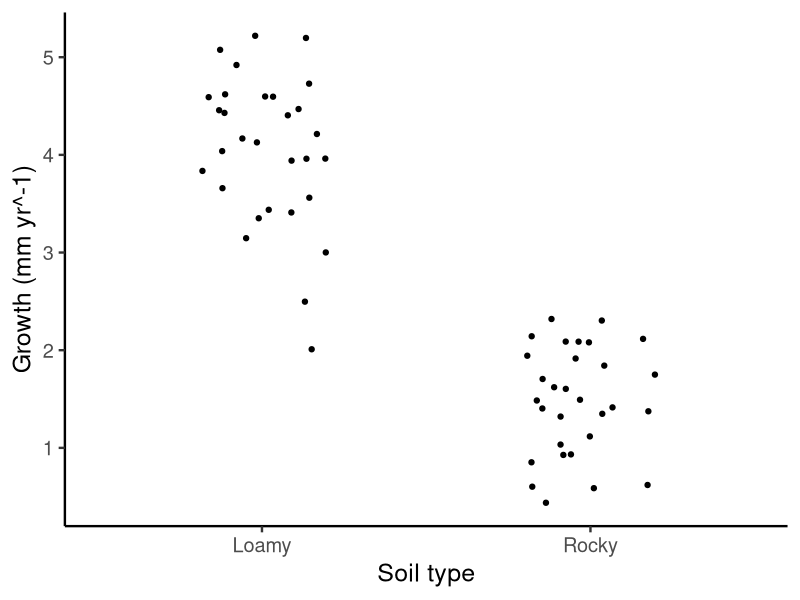
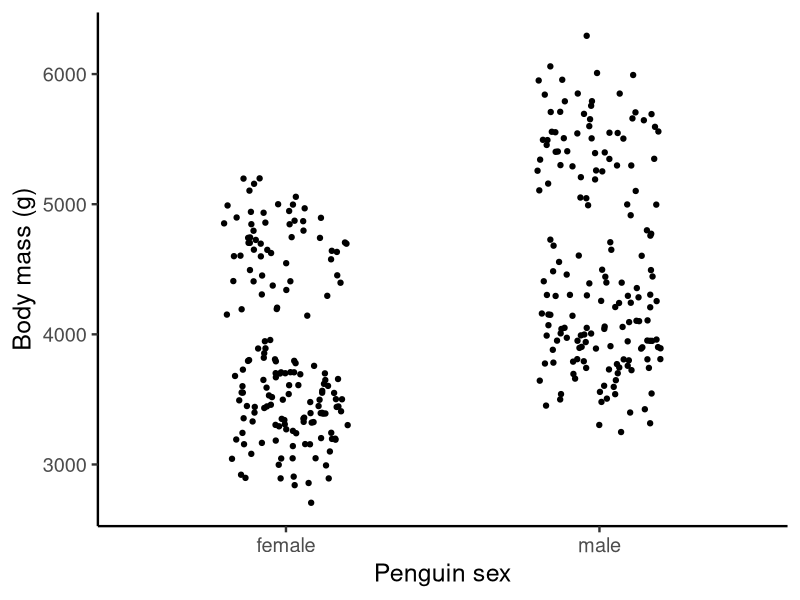
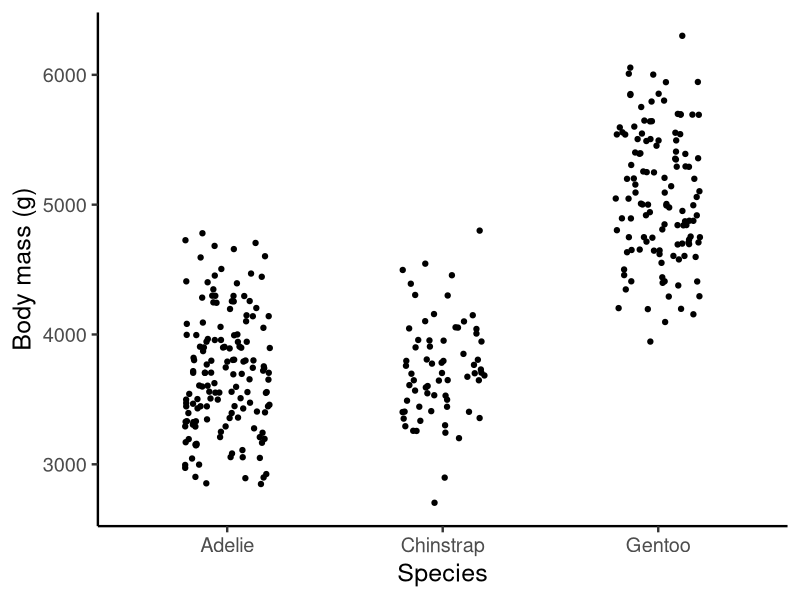
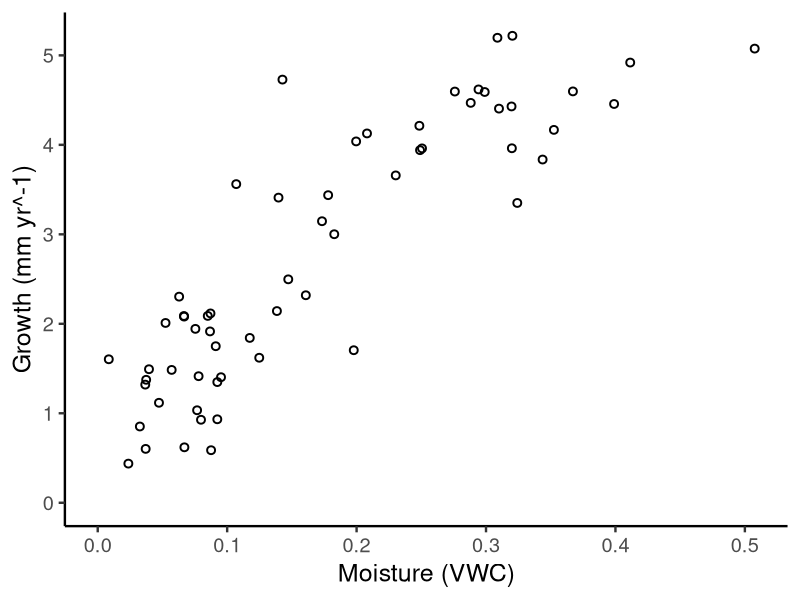
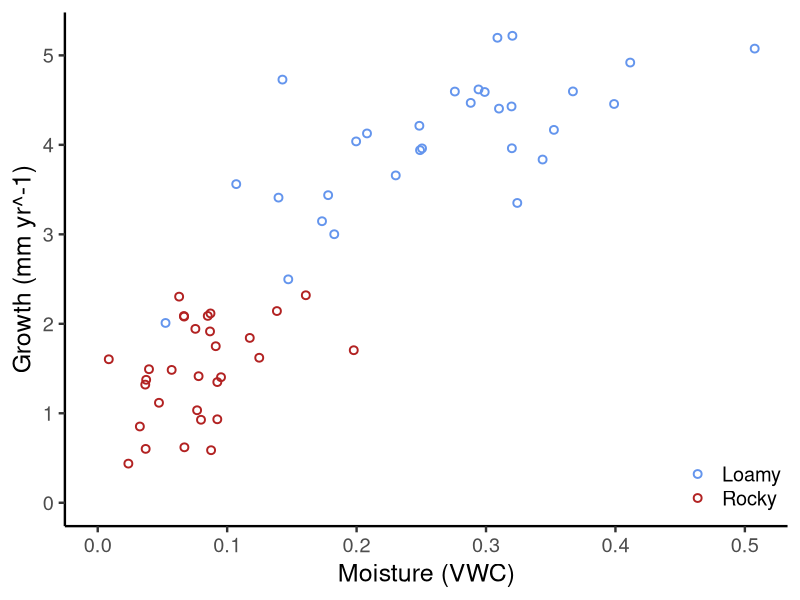
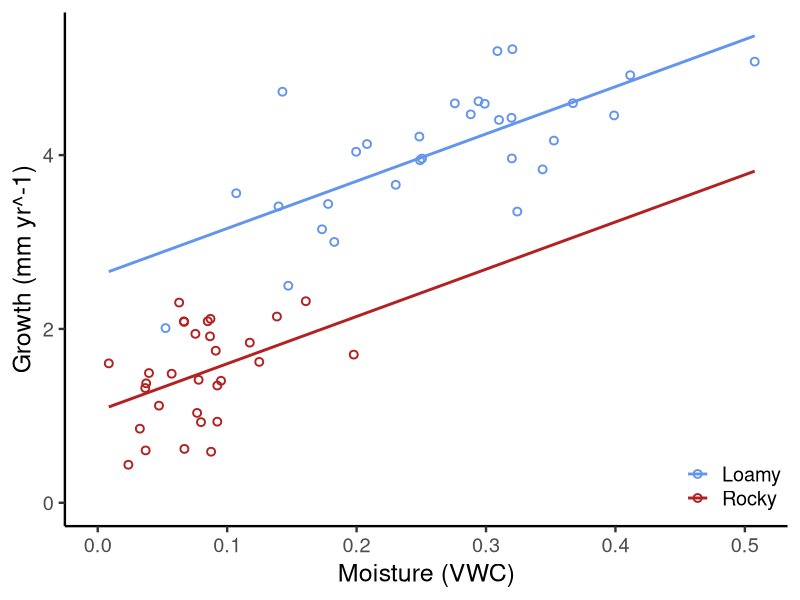
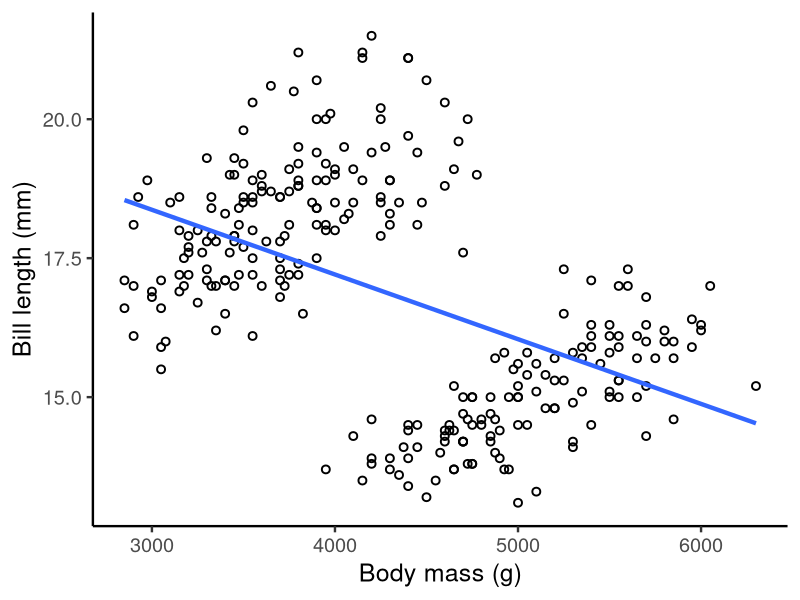
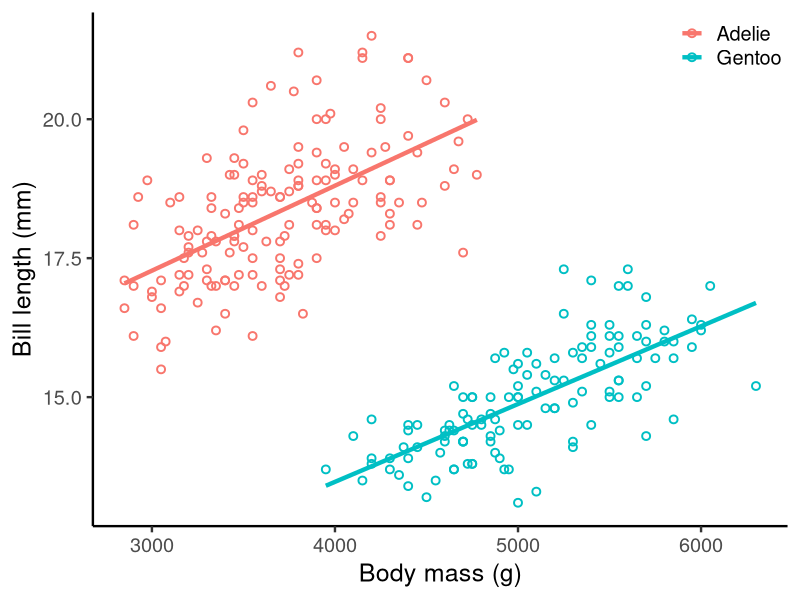

Here is the R script that generated these plots, in order:
library(tidyverse)
theme_set(theme_classic(18))
set.seed(321)

# Oak example

# Number of oaks
n <- 60

# simulate data
beta_0 <- 2.5   # intercept
beta_1 <- -1.5   # soil = rocky
beta_2 <- 6   # moisture
sigma <- 0.6
oak_data <- tibble(
  soil = rep(c("Loamy", "Rocky"), each = n / 2),
  moisture_vwc = rbeta(n, 
                       shape1 = ifelse(soil == "Loamy", 4.3, 3.2),
                       shape2 = ifelse(soil == "Loamy", 12, 40)),
  growth_mean = beta_0 + beta_1 * (soil == "Rocky") + beta_2 * moisture_vwc,
  growth_mm_yr = rnorm(n, growth_mean, sigma)
)


# growth by soil
ggplot(oak_data, aes(soil, growth_mm_yr)) +
  geom_jitter(width = 0.2) +
  labs(x = "Soil type",
       y = "Growth (mm yr^-1)")

summary(lm(growth_mm_yr ~ soil, data = oak_data))


## Example for students
library(palmerpenguins)
ggplot(drop_na(penguins, sex), aes(sex, body_mass_g)) +
  geom_jitter(width = 0.2) +
  labs(x = "Penguin sex",
       y = "Body mass (g)")

summary(lm(body_mass_g ~ sex, data = penguins))

ggplot(drop_na(penguins, species, body_mass_g), aes(species, body_mass_g)) +
  geom_jitter(width = 0.2) +
  labs(x = "Species",
       y = "Body mass (g)")

summary(lm(body_mass_g ~ species, data = penguins))


betas <- tibble(
  soil = c("Loamy", "Rocky"),
  beta_0 = c(beta_0, beta_0 + beta_1),
  beta_2 = c(beta_2, beta_2)
)

# Continuous predictor
ggplot(oak_data, aes(moisture_vwc, growth_mm_yr)) +
  geom_point(shape = 21, size = 2, stroke = 1) +
  labs(x = "Moisture (VWC)",
       y = "Growth (mm yr^-1)") +
  expand_limits(x = 0, y = 0) 

ggplot(oak_data, aes(moisture_vwc, growth_mm_yr, color = soil)) +
  geom_point(shape = 21, size = 2, stroke = 1) +
  scale_color_manual(values = c("cornflowerblue", "firebrick")) +
  labs(x = "Moisture (VWC)",
       y = "Growth (mm yr^-1)") +
  expand_limits(x = 0, y = 0) +
  theme(legend.position = "inside",
        legend.position.inside = c(1, 0),
        legend.justification = c(0.95, -0.05),
        legend.title = element_blank())
  

# Example OLS regression
oak_mod1 <- lm(growth_mm_yr ~ moisture_vwc, data = oak_data)
summary(oak_mod1)
oak_mod2 <- lm(growth_mm_yr ~ moisture_vwc + soil, data = oak_data)
summary(oak_mod2)

oak_pred <- expand_grid(moisture_vwc = range(oak_data$moisture_vwc),
                        soil = unique(oak_data$soil)) %>% 
  mutate(growth_mm_yr = predict(oak_mod2, .))
ggplot(oak_data, aes(moisture_vwc, growth_mm_yr, color = soil)) +
  geom_point(shape = 21, size = 2, stroke = 1) +
  geom_line(data = oak_pred, linewidth = 1) +
  scale_color_manual(values = c("cornflowerblue", "firebrick")) +
  labs(x = "Moisture (VWC)",
       y = "Growth (mm yr^-1)") +
  expand_limits(x = 0, y = 0) +
  theme(legend.position = "inside",
        legend.position.inside = c(1, 0),
        legend.justification = c(0.95, -0.05),
        legend.title = element_blank())


# Confounding variables (Ditch)
penguins2 <- filter(penguins, species != "Chinstrap")
ggplot(penguins2, aes(body_mass_g, bill_depth_mm)) +
  geom_point(shape = 21, size = 2, stroke = 1) +
  geom_smooth(method = "lm", se = FALSE, linewidth = 1.5) +
  labs(x = "Body mass (g)",
       y = "Bill length (mm)")

summary(lm(bill_depth_mm ~ body_mass_g, data = penguins2))

ggplot(penguins2, aes(body_mass_g, bill_depth_mm, color = species)) +
  geom_point(shape = 21, size = 2, stroke = 1) +
  geom_smooth(method = "lm", se = FALSE, linewidth = 1.5, formula = y~x) +
  
  labs(x = "Body mass (g)",
       y = "Bill length (mm)") +
  theme(legend.position = "inside",
        legend.position.inside = c(1, 1),
        legend.justification = c(0.95, 0.95),
        legend.title = element_blank())

summary(lm(bill_length_mm ~ body_mass_g + species, data = penguins2))
  
  
